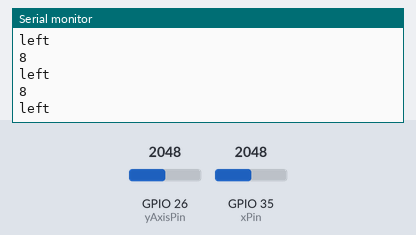
This sketch was run on a simulated ESP32. Shown: the last lines printed to the serial monitor. The inputs (shaded band) are chosen by the test bench; at power-on: GPIO 35 (xPin) = 2048, GPIO 26 (yAxisPin) = 2048 (analog values on the 0–4095 scale). USB keyboard and mouse output is not drawn.

Above: at 2.7 s.
2.8 s: GPIO 35 (xPin) set to 2552
At 2.84 s:
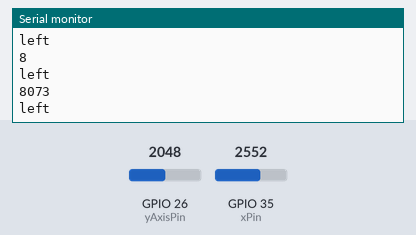
4.3 s: GPIO 35 (xPin) set to 2652
At 4.35 s:
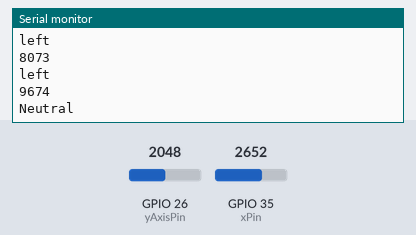
7.3 s: GPIO 35 (xPin) set to 2785
At 7.33 s:
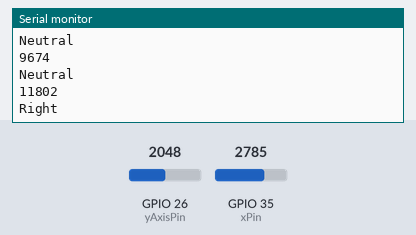
Timing chart, 0 to 10.3 s (numbered marks = the images above; inputs shaded):
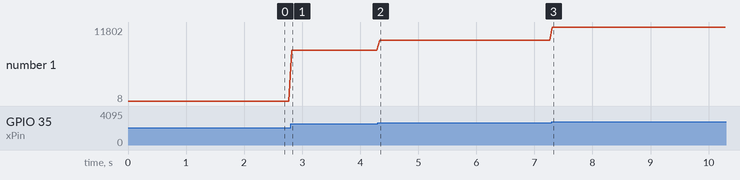

Measured:
- the behaviour switches between 2609 and 2610 on GPIO 35 (xPin) (found by bisection; images 1 and 2)
- the behaviour switches between 2759 and 2760 on GPIO 35 (xPin) (found by bisection; images 2 and 3)
- after the input at 2.8 s, the serial monitor: prints a new line at once (image 1)
- after the input at 4.3 s, the serial monitor: prints a new line at once (image 2)
- after the input at 7.3 s, the serial monitor: prints a new line at once (image 3)
- plotted number 1: 8 → 8073 after the input at 2.8 s, 8073 → 9674 after the input at 4.3 s, 9674 → 11802 after the input at 7.3 s

The sketch:

joystick_main.ino
```cpp
// general layout adapted from https://github.com/lemmingDev/ESP32-BLE-Gamepad/blob/master/examples/Gamepad/Gamepad.ino
//Our include statements
#include <Arduino.h>
#include <BleGamepad.h>
//using the functions in the BleGamepad library we create a new gamepad
BleGamepad bleGamepad;
//the x pin on the joystick is on j13, so set it in the code
int xPin = 35;

//Y axis addition
const int deadzone = 200; // Adjust this for stick drift
int lastDirection = 0; // -1 for up, 1 for down, 0 for neutral
const int yAxisPin = 26; // Analog pin for Y-axis

void setup() {
  // begin the program using the common standard rate
  Serial.begin(115200);
  bleGamepad.begin();
  // Set the all axis to 0
  bleGamepad.setAxes(0,0,0,0);

  analogReadResolution(12); // ESP32 default is 12 bits (0-4095)

}

void loop() {
  // Check if the gampead is connected
  if(bleGamepad.isConnected()) {
   //y axis inputs
    int rawY = analogRead(yAxisPin); // Read raw Y-axis value (0 - 4095)
  // Map to signed 16-bit range (-32767 to 32767) expected by BleGamepad
    int16_t yAxis = map(rawY, 0, 4095, -32767, 32767);

    // Send the Y-axis update
    bleGamepad.setLeftThumb(0, yAxis); // X=0, Y=value
    bleGamepad.sendReport();

     if (rawY > 2048 + deadzone && lastDirection != 1) {
      Serial.println("Joystick moved DOWN");
      lastDirection = 1;
    } else if (rawY < 2048 - deadzone && lastDirection != -1) {
      Serial.println("Joystick moved UP");
      lastDirection = -1;
    } else if (rawY >= 2048 - deadzone && rawY <= 2048 + deadzone && lastDirection != 0) {
      Serial.println("Joystick in CENTER");
      lastDirection = 0;
    }

    int currX = analogRead(xPin); //read the current x value
    int mappedX = map(currX, 0, 4095, -32767, 32767); /*map it to how BLE likes it
    * Note that the 32767 comes from BLE itsself for the ranges */
   /*This determines if we should set the x position to either left right or neutral depending on the joystick deadzone
   I decided on these values based on rigerous testing on the behavior of the joystick when I kept it in neutral as it fluctuated
   between 11400 and 9000, now I could continue to tweak the values to be to the exact, however keeping it very generalized shouldn't
   hurt the program*/
   //Do we pass the move left threshold
   if (mappedX < 9000) {
     bleGamepad.setX(0);
     /*For whatver reason, I couldn't use mappedX as the tester would attribute the number to a move right movement
     Even through on the serial monitor it says it was going left, this could be a hardware issue with the physical joystick and drift*/
  } else if(mappedX > 11400) { //This is the threashold to move right
    bleGamepad.setX(mappedX);
  } else {
    bleGamepad.setX(16383.5); // Joystick is in the deadzone, set to neutral
  }

  // This if block determines if the direction we are going is left or right for debugging purposes
   Serial.println(mappedX); //print out the mapped x
  //11400 is the rough threshold for when we are going right
  if(mappedX > 11400) {
    Serial.println("Right");
  //9000 is the threshold to go left. Other than that we stay put.
  } else if (mappedX < 9000) {
    Serial.println("left");
  } else {
    Serial.println("Neutral");
  }
  }
  delay(50);  // Set some delay so the ble isn't being spammed
}
```
